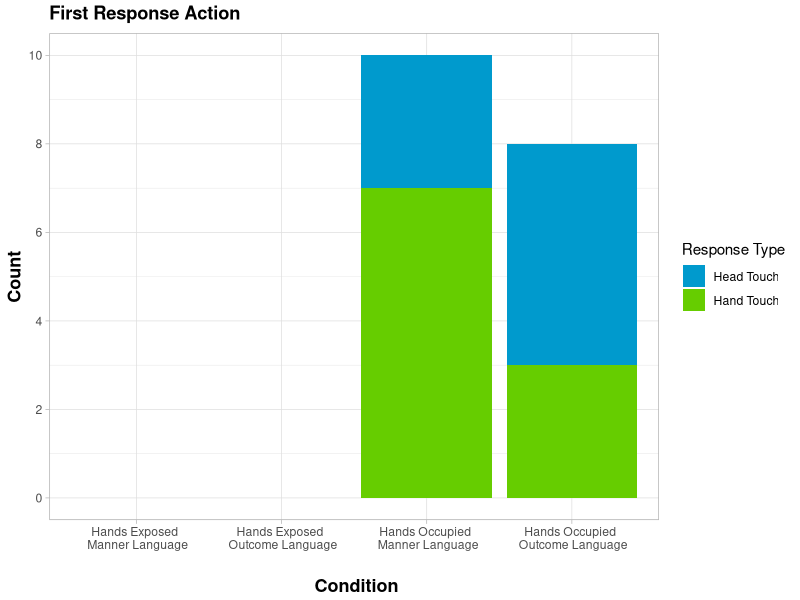

R code for this plot: (Note: this script raises an error after producing the figure.)
## Chelsea Lide
## Honors Thesis in Psychology: Mind, Brain, Behavior
## Harvard University, Class of 2016


# ! This code is ONLY descriptives/stats for the first response in Experiment 2 !

require(ggplot2)
require(plyr)
require(lme4)
require(nlme)

# Load in data set & kick out excluded participants ----

raw.data <- read.csv("Experiment2Data.csv")

mydata <- raw.data[raw.data$Include == 1,]
mydata <- raw.data[!is.na(raw.data$Response..First.Action.),]

# Subset the predictors (condition, language, hands) and response variable (first action)

subset.null <- NULL
subset.null$Participant = mydata$Participant..
subset.null$Condition = as.factor(mydata$Condition)
subset.null$Language = as.factor(mydata$Lang.Condition)
subset.null$Hands = as.factor(mydata$Action.Condition)
subset.null$Response = as.factor(mydata$Response..First.Action.)


# The last line recodes the responses as 0s and 1s -- basically: 
# "If the response is the same as the first line (which was a hand touch), give it a 0, else give it a 1"

# Convert to dataframe 

Exp.2 <- as.data.frame(subset.null)

### Graph ----


Exp.2$Response <- factor(Exp.2$Response, levels = rev(levels(Exp.2$Response)))
p <- ggplot(data=Exp.2, aes(x=Condition, fill=Response)) + geom_bar() + theme_light() + 
  ylab("Count") + theme(axis.title.y=element_text(size = 13, face = "bold")) + scale_y_continuous(breaks=seq(0, 20, 2)) + labs(fill="Response Type") + ggtitle("First Response Action") + 
  theme(plot.title=element_text(vjust=1.5, face="bold")) + xlab("\n Condition") +theme(axis.title.x=element_text(vjust=.1, size = 13, face = "bold")) 
bp <- p + scale_x_discrete(limits=c("Dax to toy, Hands Exposed","Dax toy, Hands Exposed","Dax to toy, Hands Occupied", "Dax toy, Hands Occupied"), 
                           labels = c("Hands Exposed \n Manner Language","Hands Exposed \n Outcome Language","Hands Occupied \n Manner Language", "Hands Occupied \n Outcome Language"))
bp + scale_fill_manual(values=c("deepskyblue3", "chartreuse3"), 
                       breaks=c("Head", "Hand"),
                       labels=c("Head Touch", "Hand Touch")) 
  
  

### Fitting Models & Checking Effects by Removal ----
  
  
response.model <- lmer(Response ~ Hands*Language + (1|Participant), data=Exp.2, family="binomial")
  
  # No interaction 
  
    model2 <- lmer(Response ~ Hands + Language + (1|Participant), data=Exp.2, family="binomial")
    anova(response.model, model2)
  
  ### chisq = 0.09, df = 5, p = .76
  
  
  # No Hands 
  
    model3 <- lmer(Response ~ Language + (1|Participant), data=Exp.2, family="binomial")
    anova(model2, model3)
  
  ### chisq = 1.92, df = 4, p = 0.17
  
  
  # No Langauge 
  
    model4 <- lmer(Response ~ Hands + (1|Participant), data=Exp.2, family="binomial")
    anova(model2, model4)
  
  ### chisq = 2.62, df = 4, p = 0.11
 
  
